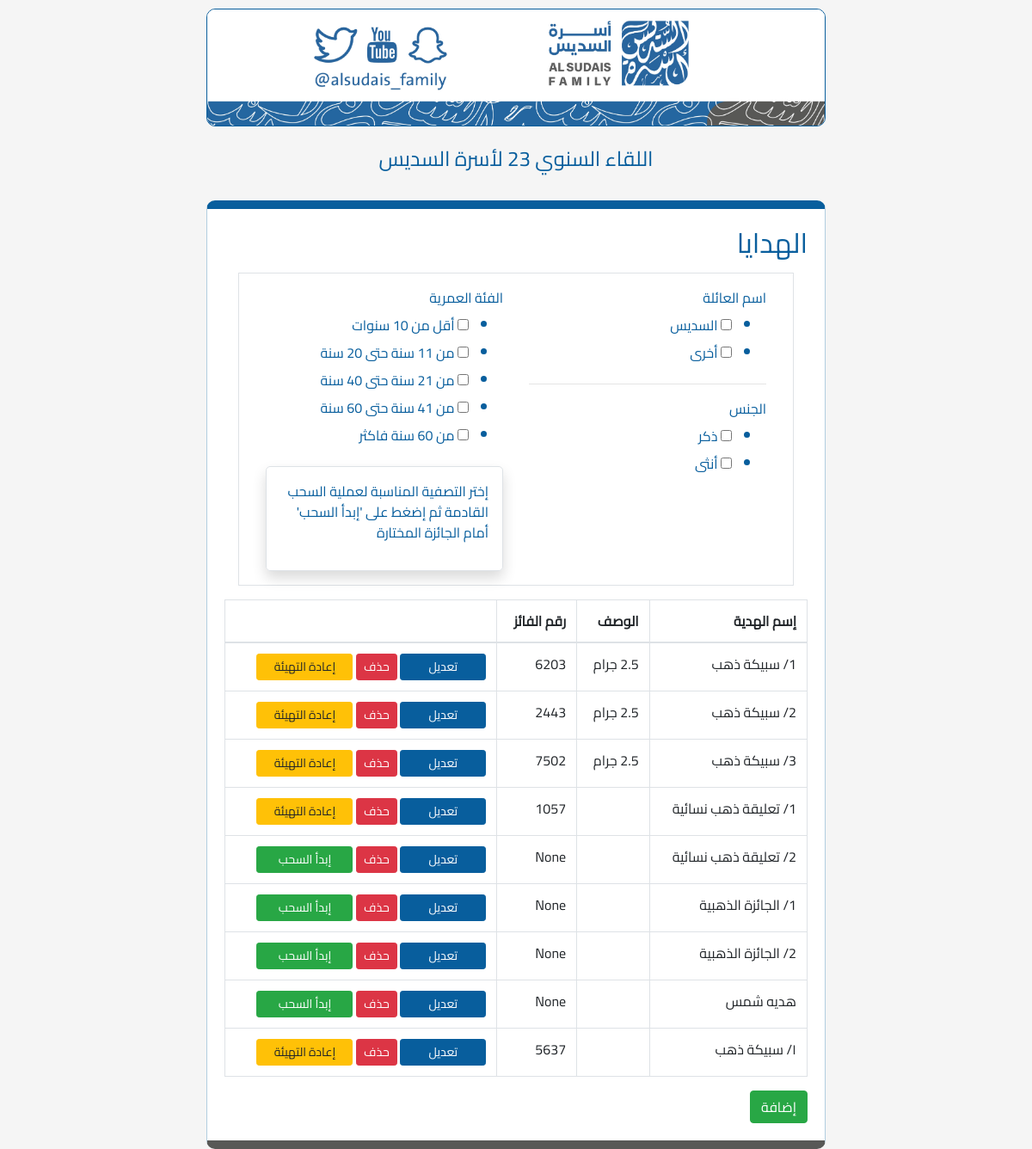
/prizes, run on an earlier commit of the app's database.
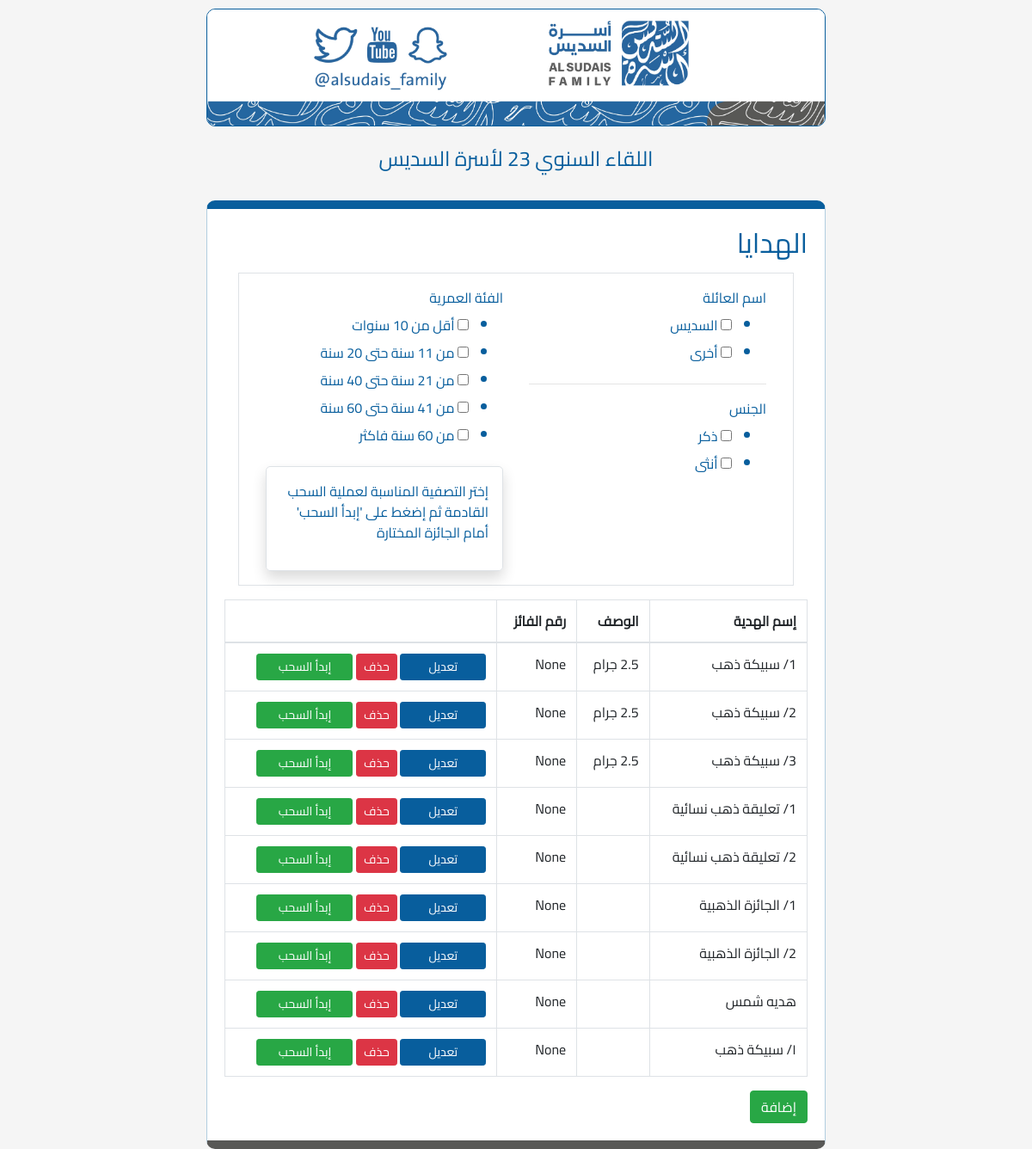
And on a later commit of the database.
### app.py (models this page shows, shortened)
class Prize(db.Model):
    __tablename__ = "prize"
    id = db.Column(db.Integer, primary_key=True)
    name = db.Column(db.String(100), nullable=False)
    description = db.Column(db.Text)
    guest_registration_number = db.Column(db.String(4))
    allowed_families = db.Column(db.String(100))
    allowed_age_range = db.Column(db.String(100))
    allowed_gender = db.Column(db.String(100))
    is_next = db.Column(db.Boolean, default=False)

### app.py (the view, shortened to what this page needs)
@app.route("/prizes", methods=["GET", "POST"])
def list_prizes():
    prizes = Prize.query.all()
    filters = FilterForm()
    return render_template("prizes.html", prizes=prizes, filters=filters)

### app.py
class FilterForm(FlaskForm):
    family_name = MultiCheckboxField(
        "اسم العائلة", choices=[("السديس", "السديس"), ("أخرى", "أخرى")]
    )
    age = MultiCheckboxField(
        "الفئة العمرية",
        choices=[
            ("أقل من 10 سنوات", "أقل من 10 سنوات"),
            ("من 11 سنة حتى 20 سنة", "من 11 سنة حتى 20 سنة"),
            ("من 21 سنة حتى 40 سنة", "من 21 سنة حتى 40 سنة"),
            ("من 41 سنة حتى 60 سنة", "من 41 سنة حتى 60 سنة"),
            ("من 60 سنة فاكثر", "من 60 سنة فاكثر"),
        ],
    )
    gender = MultiCheckboxField("الجنس", choices=[("ذكر", "ذكر"), ("أنثى", "أنثى")])
    prize_id = IntegerField("الهدية", validators=[DataRequired()])
    submit = SubmitField("بحث")

### templates/prizes.html (shortened to what this page needs)
<!DOCTYPE html>
{% extends 'master.html' %}
{% block content %}
  <h2>الهدايا</h2>
  <form method="post">
    <div class="border p-3 m-3 row ">
      <div class="col">
        {{ filters.family_name.label(class="form-label") }}
        {{ filters.family_name() }}
        <hr>
        {{ filters.gender.label(class="form-label") }}
        {{ filters.gender() }}
        </div>
      <div class="col">
        {{ filters.age.label(class="form-label") }}
        {{ filters.age() }}
        <div class="border p-3 shadow" style="border-radius: 5px;">
          <p>إختر التصفية المناسبة لعملية السحب القادمة ثم إضغط على 'إبدأ السحب' أمام الجائزة المختارة</p>
        </div>
      </div>
    </div>
  <table class="table table-bordered">
    <thead>
      <tr>
        <th>إسم الهدية</th>
        <th>الوصف</th>
        <th>رقم الفائز</th>
        <th></th>
      </tr>
    </thead>
    <tbody>
      {% for prize in prizes %}
        <tr>
          <td>{{ prize.name }}</td>
          <td>{{ prize.description }}</td>
          <td>{{ prize.guest_registration_number }}</td>
          <td>
            {% if not prize.is_next %}
              <a href="{{ url_for('edit_prize', id=prize.id) }}" class="btn btn-primary btn-sm">تعديل</a>
            {% else %}
              <span class="btn btn-primary btn-sm disabled">تعديل</span>
            {% endif %}
            <form action="{{ url_for('delete_prize', id=prize.id) }}" method="post" style="display: inline-block;">
              {% if not prize.is_next %}
                <button type="submit" class="btn btn-danger btn-sm" onclick="return confirm('هل أنت متأكد من الحذف؟')">حذف</button>
              {% else %}
                <span class="btn btn-danger btn-sm disabled">حذف</span>
              {% endif %}
            </form>
            {%if prize.guest_registration_number==None and not prize.is_next%}
            <button type="submit" class="btn btn-success btn-sm" style="width: 8em" name="prize_id" value="{{ prize.id }}">إبدأ السحب</button>
            {%elif prize.guest_registration_number==None and prize.is_next%}
            <button type="submit" class="btn btn-primary btn-sm" style="width: 8em" onclick="window.location.reload">جاري السحب</button>
            {%else%}
            <form action="{{ url_for('reset_prize', id=prize.id) }}" method="post" style="display: inline-block;">
              <button type="submit" class="btn btn-warning btn-sm" style="width: 8em" onclick="return confirm('هل أنت متأكد من إعادة التهيئة؟')">إعادة التهيئة</button>
            </form>
            {%endif%}
          </td>
        </tr>
      {% endfor %}
    </tbody>
  </table>
  <a href="{{ url_for('add_prize') }}" class="btn btn-success">إضافة</a>
</form>
{% endblock %}

### templates/master.html (shortened to what this page needs)
<!DOCTYPE html>
<html lang="ar" dir="rtl">
<head>
    <link rel="stylesheet" href="https://stackpath.bootstrapcdn.com/bootstrap/4.5.2/css/bootstrap.min.css">
    <link rel="stylesheet" href="{{ url_for('static', filename='styles/bootstrap-rtl.min.css')}}">
    <link rel="stylesheet" href="{{ url_for('static', filename='styles/mystyle.css') }}">
</head>
<body>
    <div class="header">
        <img src="/static/Header.jpg" alt="Header Image">
        <div class="welcome-message">اللقاء السنوي 23 لأسرة السديس</div>
    </div>
    <div class="content">
        {% block content %}{% endblock %}
    </div>
</body>
</html>

### static/styles/mystyle.css (style rules this page uses)
* { font-family: 'Cairo-Regular', sans-serif; }
body { font-family: 'Cairo-Regular', sans-serif; background-color: whitesmoke; color: #085E9D; font-family: Arial, sans-serif; margin-left: auto; margin-right: auto; }
@media (min-width: 768px) { body { max-width: 60%; } }
.content { padding: 20px; background-color: white; border-radius: 10px; border-width: 1px; border-color: #085f9d50; border-style: solid; text-align: right; border-top: 10px solid #085E9D; border-bottom: 10px solid #585856; }
.header { padding-top: 10px; padding-bottom: 10px; text-align: center; }
.header img { max-width: 100%; min-height: 100px; border-radius: 10px; border-width: 1px; border-color: #085E9D; border-style: solid; }
.welcome-message { font-size: 24px; margin: 20px 0; }
.btn-primary { background-color: #085E9D; border-color: #085E9D; min-width: 100px; }

What changed in the data, as far as the page shows it:
changed Prize "1/ سبيكة ذهب": guest_registration_number "6203" → "None"; guest_registration_number "إعادة التهيئة" → "إبدأ السحب"
changed Prize "2/ سبيكة ذهب": guest_registration_number "2443" → "None"; guest_registration_number "إعادة التهيئة" → "إبدأ السحب"
changed Prize "3/ سبيكة ذهب": guest_registration_number "7502" → "None"; guest_registration_number "إعادة التهيئة" → "إبدأ السحب"
changed Prize "1/ تعليقة ذهب نسائية": guest_registration_number "1057" → "None"; guest_registration_number "إعادة التهيئة" → "إبدأ السحب"
changed Prize "١/ سبيكة ذهب": guest_registration_number "5637" → "None"; guest_registration_number "إعادة التهيئة" → "إبدأ السحب"
